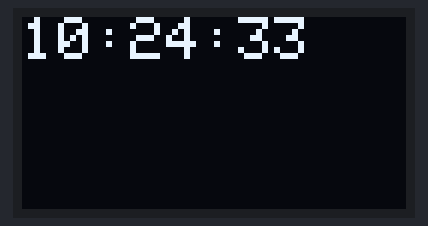
This sketch was run on a simulated ESP8266 (NodeMCU). On the bench: 128×64 one-colour display. WiFi joins after 1.5 s; servers stay silent unless stated; the display library's start-up logo is not drawn; network time is answered at once with the bench clock; the local clock reads 2024-03-15 10:24:30 at power-on unless the sketch sets it; what the sketch prints to the serial monitor is not drawn.

Above: at 3.7 s.
At 7.8 s:
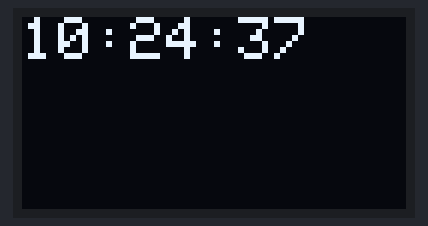
At 11.9 s:
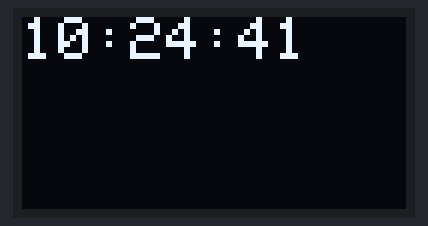
At 21.1 s:
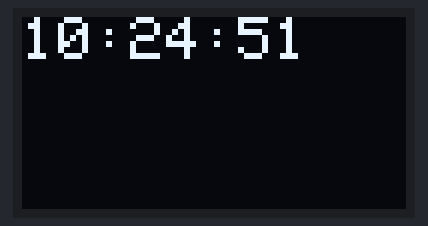
At 29.3 s:
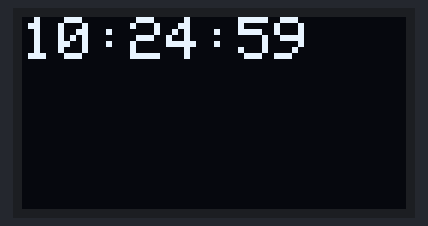
At 38.5 s:
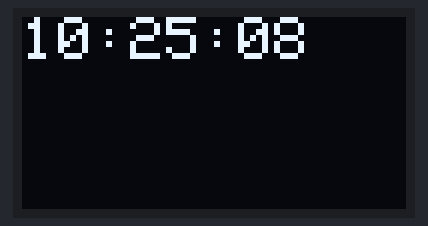

The sketch:

Clock_OLED.ino
```cpp
#include <NTPClient.h>
#include <ESP8266WiFi.h>
#include <WiFiUdp.h>
#include <SPI.h>
#include <Wire.h>
#include <Adafruit_GFX.h>
#include <Adafruit_SSD1306.h>

#define SCREEN_WIDTH 128 // OLED display width, in pixels
#define SCREEN_HEIGHT 64 // OLED display height, in pixels

// Declaration for an SSD1306 display connected to I2C (SDA, SCL pins)
#define OLED_RESET     4 // Reset pin # (or -1 if sharing Arduino reset pin)
Adafruit_SSD1306 display(SCREEN_WIDTH, SCREEN_HEIGHT, &Wire, OLED_RESET);

const char *ssid     = "Internet Gratis";
const char *password = "";

WiFiUDP ntpUDP;
NTPClient timeClient(ntpUDP);

String _on = "5", _off = "19" , _time ;
void setup() {
  Serial.begin(115200);
  //Wire.begin(0,2);
  WiFi.begin(ssid, password);
  while ( WiFi.status() != WL_CONNECTED ) {
    delay ( 500 );
    Serial.print ( "." );
  }
  timeClient.begin();
  timeClient.setTimeOffset(25200);
 if(!display.begin(SSD1306_SWITCHCAPVCC, 0x3C)) { // Address 0x3D for 128x64
    Serial.println(F("SSD1306 allocation failed"));
    for(;;); // Don't proceed, loop forever
  }

  display.display();
  delay(2000); // Pause for 2 seconds

  // Clear the buffer
  display.clearDisplay();
}

void loop() {
  timeClient.update();
  Serial.println(timeClient.getFormattedTime());
  display.clearDisplay();
  display.setTextSize(2);             // Normal 1:1 pixel scale
  display.setTextColor(WHITE);        // Draw white text
  display.setCursor(0,0);
  display.print(timeClient.getFormattedTime());
  display.display();
  delay(1000);
}
```

Measured:
- what the display in image 0 shows lasts 1.0 s, from 3.6 s to 4.6 s
